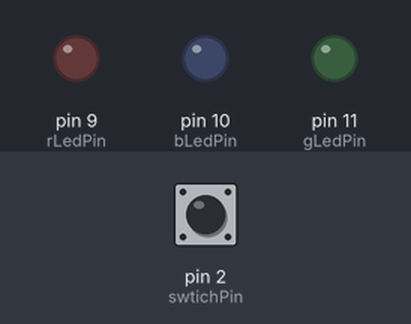
Bench run of a sketch on a simulated Arduino Uno, built with avr-gcc and run on an emulated ATmega328P. On the bench: output pins drawn as LEDs (lit = HIGH). Inputs (shaded band) come from the test bench; at power-on: pin 2 (swtichPin) HIGH.

Above: at 1.2 s.
1.3 s: pin 2 (swtichPin) pulled LOW for 0.15 s
At 4.1 s:
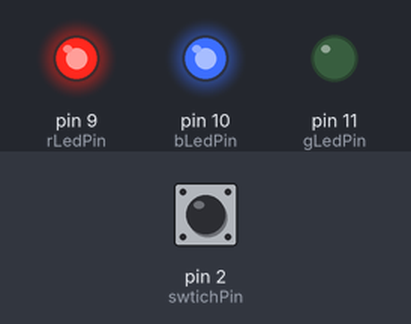
4.4 s: pin 2 (swtichPin) pulled LOW for 1 s
At 5.0 s:
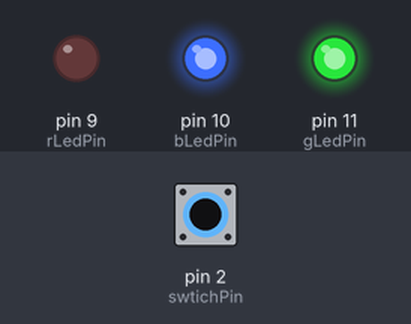
7.9 s: pin 2 (swtichPin) pulled LOW for 3.2 s
At 9.6 s:
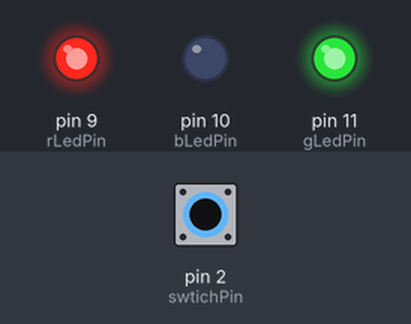
Timing chart, 0 to 14.4 s (numbered marks = the images above; inputs shaded):
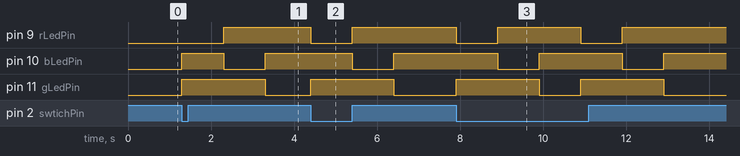

The sketch:

lilyPadRGB.ino
```cpp
/*
 * 測試RGB Led
 */

int swtichPin = 2;
int switchValue = 0;
int rLedPin = 9;
int bLedPin = 10;
int gLedPin = 11;

void setup() {
  // put your setup code here, to run once:
  Serial.begin(9600);
  pinMode(swtichPin, INPUT_PULLUP);
  pinMode(rLedPin, OUTPUT);
  pinMode(bLedPin, OUTPUT);
  pinMode(gLedPin, OUTPUT);
}

void loop() {
  // put your main code here, to run repeatedly:
  switchValue = digitalRead(swtichPin);

  if(switchValue == LOW){
    analogWrite(rLedPin, 0);
    analogWrite(bLedPin, 255);
    analogWrite(gLedPin, 255);
    delay(1000);
    analogWrite(rLedPin, 255);
    analogWrite(bLedPin, 0);
    analogWrite(gLedPin, 255);
    delay(1000);
    analogWrite(rLedPin, 255);
    analogWrite(bLedPin, 255);
    analogWrite(gLedPin, 0);
    delay(1000);
  }
}
```

Measured:
- after the input at 1.3 s, pin 9 (rLedPin): LOW → HIGH after 1.0 s; pin 10 (bLedPin): LOW → HIGH at once, → LOW 1.0 s later, → HIGH 1.0 s later; pin 11 (gLedPin): LOW → HIGH at once, → LOW 2.0 s later
- after the input at 4.4 s, pin 9 (rLedPin): HIGH → LOW at once, → HIGH 1.0 s later; pin 10 (bLedPin): HIGH → LOW after 1.0 s, → HIGH 1.0 s later; pin 11 (gLedPin): LOW → HIGH at once, → LOW 2.0 s later
- after the input at 7.9 s, pin 9 (rLedPin): alternates HIGH for 2.0 s and LOW for 1.0 s, 4 changes in all, then stays HIGH, starting at once; pin 10 (bLedPin): alternates HIGH for 2.0 s and LOW for 1.0 s, 4 changes in all, then stays HIGH, starting after 1.0 s
